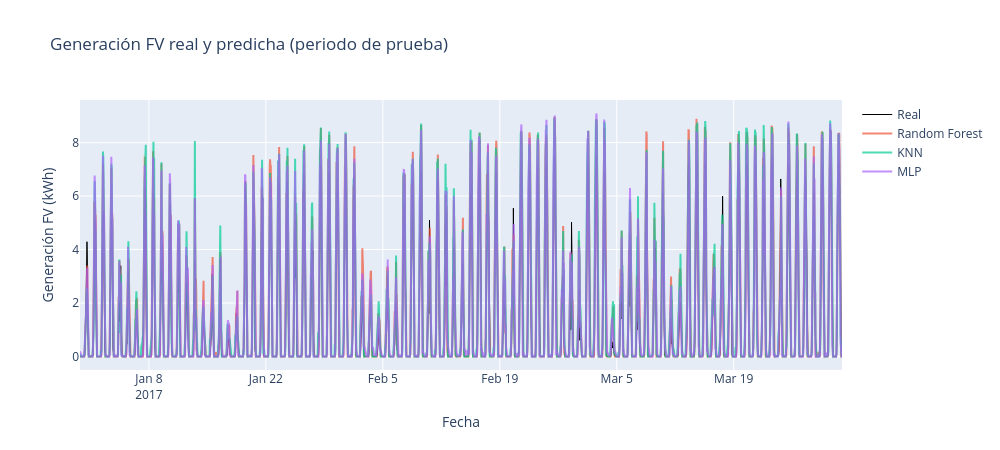

Here is the notebook cell this chart was saved with:
### Markdown cell above
Gráfica interactiva de todo el periodo de prueba, que permite ampliar cualquier intervalo. Requiere la librería Plotly (`pip install plotly`).

### Code cell
import plotly.graph_objects as go

fig = go.Figure()
fig.add_trace(go.Scatter(x=fechas_test, y=y_test, mode='lines', name='Real',
                         line=dict(color='black', width=1)))
for nombre in modelos:
    fig.add_trace(go.Scatter(x=fechas_test, y=pred[nombre], mode='lines', name=nombre, opacity=0.7))
fig.update_layout(title='Generación FV real y predicha (periodo de prueba)',
                  xaxis_title='Fecha', yaxis_title='Generación FV (kWh)',
                  width=1000, height=450)
fig.show()

### Figure 1 — Plotly figure (JSON) as saved in the notebook; plotly's stock layout.template omitted (floating-point values rounded to 4 significant figures; data arrays with more than 128 entries replaced by an {"elided": "..."} marker saying what was removed)
{"data": [{"line": {"color": "black", "width": 1}, "mode": "lines", "name": "Real", "type": "scatter", "x": {"elided": "2189 str values"}, "y": {"elided": "2189 float values"}}, {"mode": "lines", "name": "Random Forest", "opacity": 0.7, "type": "scatter", "x": {"elided": "2189 str values"}, "y": {"elided": "2189 float values"}}, {"mode": "lines", "name": "KNN", "opacity": 0.7, "type": "scatter", "x": {"elided": "2189 str values"}, "y": {"elided": "2189 float values"}}, {"mode": "lines", "name": "MLP", "opacity": 0.7, "type": "scatter", "x": {"elided": "2189 str values"}, "y": {"elided": "2189 float values"}}], "layout": {"height": 450, "title": {"text": "Generación FV real y predicha (periodo de prueba)"}, "width": 1000, "xaxis": {"title": {"text": "Fecha"}}, "yaxis": {"title": {"text": "Generación FV (kWh)"}}}}
